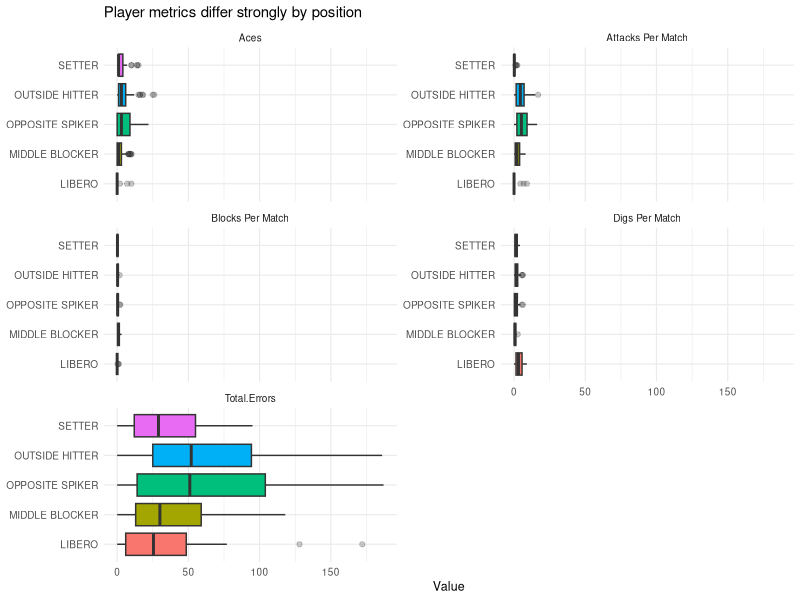
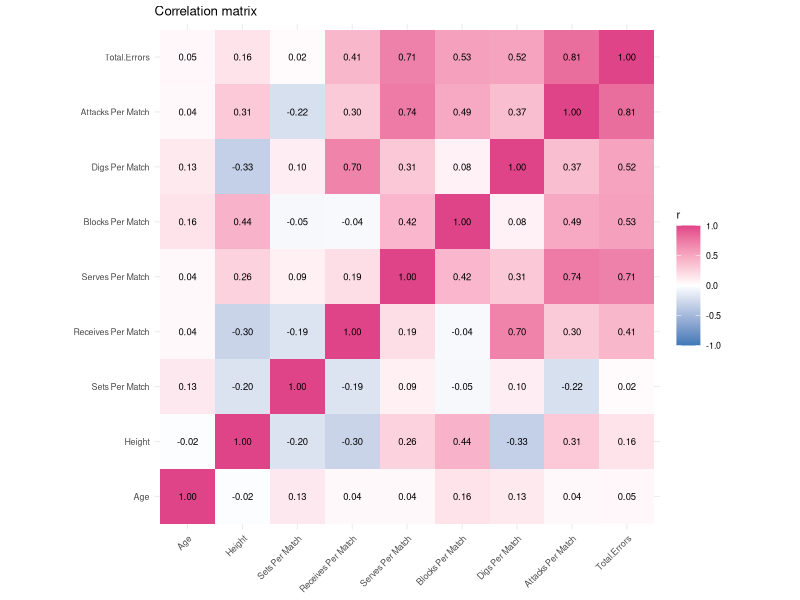
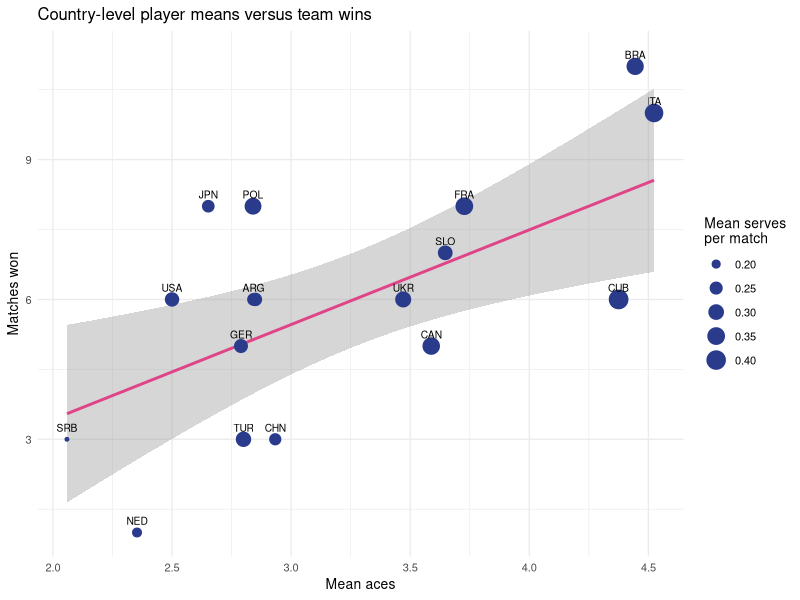

R code for these plots, in order:
# Case Study Exercise 2: Volleyball Player Statistics
# Author: Indudhara Swamy Vivekananda (4106839)

seed <- 366
set.seed(seed)

suppressPackageStartupMessages({
  library(dplyr)
  library(tidyr)
  library(ggplot2)
  library(readr)
})
dir.create("outputs/exercise2", recursive = TRUE, showWarnings = FALSE)

players <- read.csv("data/playerStats.csv", check.names = FALSE, fileEncoding = "UTF-8") %>%
  mutate(Height = parse_number(Height))
error_columns <- grep("Errors$", names(players), value = TRUE)
players <- players %>% mutate(Total.Errors = rowSums(across(all_of(error_columns))))
write.csv(players, "outputs/exercise2/playerStats_enriched.csv", row.names = FALSE)

# Variable overview and descriptive statistics for every numeric variable.
overview <- tibble(variable = names(players), class = vapply(players, function(x) class(x)[1], character(1)),
                   n_unique = vapply(players, dplyr::n_distinct, integer(1)),
                   n_missing = vapply(players, function(x) sum(is.na(x)), integer(1)))
write.csv(overview, "outputs/exercise2/variable_overview.csv", row.names = FALSE)

numeric_summary <- players %>% summarise(across(where(is.numeric), list(
  n = ~sum(!is.na(.x)), mean = ~mean(.x, na.rm=TRUE), sd = ~sd(.x, na.rm=TRUE),
  median = ~median(.x, na.rm=TRUE), q1 = ~quantile(.x,.25,na.rm=TRUE),
  q3 = ~quantile(.x,.75,na.rm=TRUE), min = ~min(.x,na.rm=TRUE), max = ~max(.x,na.rm=TRUE)
))) %>% pivot_longer(everything(), names_to=c("variable","statistic"), names_pattern="(.*)_(n|mean|sd|median|q1|q3|min|max)$") %>%
  pivot_wider(names_from=statistic, values_from=value)
write.csv(numeric_summary, "outputs/exercise2/descriptive_statistics.csv", row.names=FALSE)

# Position-specific distributions reveal role specialisation.
position_long <- players %>% select(Position, `Aces`, `Blocks Per Match`, `Digs Per Match`,
                                    `Attacks Per Match`, Total.Errors) %>%
  pivot_longer(-Position, names_to="Metric", values_to="Value")
p_position <- ggplot(position_long, aes(Position, Value, fill=Position)) +
  geom_boxplot(outlier.alpha=.25) + facet_wrap(~Metric, scales="free_y", ncol=2) +
  coord_flip() + guides(fill="none") + labs(title="Player metrics differ strongly by position", x=NULL) +
  theme_minimal(base_size=9)
ggsave("outputs/exercise2/position_profiles.pdf", p_position, width=7.2, height=7.0)

# Correlation heatmap for a non-redundant set of interpretable numeric variables.
corr_vars <- c("Age","Height","Sets Per Match","Receives Per Match","Serves Per Match",
               "Blocks Per Match","Digs Per Match","Attacks Per Match","Total.Errors")
cormat <- cor(players[, corr_vars], use="pairwise.complete.obs")
corr_df <- as.data.frame(as.table(cormat))
p_corr <- ggplot(corr_df, aes(Var1, Var2, fill=Freq)) +
  geom_tile() + geom_text(aes(label=sprintf("%.2f",Freq)), size=2.4) +
  scale_fill_gradient2(low="#3F79B7", mid="white", high="#E04488", midpoint=0, limits=c(-1,1)) +
  coord_equal() + labs(title="Correlation matrix", x=NULL, y=NULL, fill="r") +
  theme_minimal(base_size=8) + theme(axis.text.x=element_text(angle=45,hjust=1))
ggsave("outputs/exercise2/correlation_matrix.pdf", p_corr, width=7.2, height=6.2)

# Univariate outliers: Tukey's 1.5-IQR fences for each numeric column.
num_names <- names(players)[vapply(players, is.numeric, logical(1))]
outlier_rows <- lapply(num_names, function(v) {
  x <- players[[v]]; q <- quantile(x,c(.25,.75),na.rm=TRUE); i <- q[2]-q[1]
  flag <- x < q[1]-1.5*i | x > q[2]+1.5*i
  tibble(variable=v, n_outliers=sum(flag,na.rm=TRUE), pct_outliers=100*mean(flag,na.rm=TRUE),
         lower=q[1]-1.5*i, upper=q[2]+1.5*i)
})
univariate_outliers <- bind_rows(outlier_rows)
write.csv(univariate_outliers,"outputs/exercise2/univariate_outliers.csv",row.names=FALSE)

# Multivariate outliers: position-conditional distances avoid treating legitimate role specialisation as anomalous.
mv_vars <- c("Age","Height","Sets Per Match","Receives Per Match","Serves Per Match",
             "Blocks Per Match","Digs Per Match","Attacks Per Match")
cutoff <- qchisq(.99, df=length(mv_vars))
mv_outliers <- players %>% group_by(Position) %>% group_modify(function(dat,key) {
  z <- scale(dat[,mv_vars])
  d2 <- mahalanobis(z, center=colMeans(z), cov=cov(z))
  dat %>% transmute(`Player Name`, Team, mahalanobis=d2,
                    cutoff=cutoff, outlier=d2>cutoff)
}) %>% ungroup() %>% arrange(desc(mahalanobis))
write.csv(mv_outliers,"outputs/exercise2/multivariate_outliers.csv",row.names=FALSE)

# Country means and comparison with official team statistics.
team_code <- c(ARG="Argentina",BRA="Brazil",BUL="Bulgaria",CAN="Canada",CHN="China",CUB="Cuba",
 FRA="France",GER="Germany",IRI="Iran",ITA="Italy",JPN="Japan",NED="Netherlands",POL="Poland",
 SLO="Slovenia",SRB="Serbia",TUR="Turkiye",UKR="Ukraine",USA="USA")
country_means <- players %>% group_by(Team) %>% summarise(across(where(is.numeric), mean), .groups="drop") %>%
  mutate(Team.Name=unname(team_code[Team]), Team.Key=if_else(Team=="TUR","TURKEY",iconv(Team.Name,to="ASCII//TRANSLIT")))
team_stats <- read.csv("data/teamStats.csv",check.names=FALSE,fileEncoding="UTF-8")
comparison <- country_means %>% left_join(team_stats %>% mutate(Team.Key=if_else(Rank==16,"TURKEY",iconv(Team,to="ASCII//TRANSLIT"))), by="Team.Key", suffix=c("",".Official"))
write.csv(comparison,"outputs/exercise2/country_means_team_comparison.csv",row.names=FALSE)

p_team <- ggplot(comparison,aes(Aces,Won,label=Team)) +
  geom_smooth(aes(x=Aces,y=Won,group=1),inherit.aes=FALSE,method="lm",se=TRUE,colour="#E04488") + geom_point(aes(size=`Serves Per Match`),colour="#2B3B8C") +
  geom_text(nudge_y=.25,size=2.6,check_overlap=TRUE) +
  labs(title="Country-level player means versus team wins",x="Mean aces",y="Matches won",size="Mean serves\nper match") +
  theme_minimal(base_size=10)
ggsave("outputs/exercise2/team_comparison.pdf",p_team,width=6.3,height=4.6)

# Exactly one best and worst record per position; ties are resolved by player name.
ranked <- players %>% arrange(Position,Total.Errors,`Player Name`)
best <- ranked %>% group_by(Position) %>% slice_min(Total.Errors,n=1,with_ties=FALSE) %>% mutate(Category="Best")
worst <- ranked %>% group_by(Position) %>% slice_max(Total.Errors,n=1,with_ties=FALSE) %>% mutate(Category="Worst")
best_worst <- bind_rows(best,worst) %>% select(Position,Category,`Player Name`,Team,Total.Errors) %>% arrange(Position,Category)
write.csv(best_worst,"outputs/exercise2/best_worst_by_position.csv",row.names=FALSE)

team_cor <- cor(comparison$Aces,comparison$Won)
serve_cor <- cor(comparison$`Serves Per Match`,comparison$Won)
writeLines(c(sprintf("n_players=%d",nrow(players)),sprintf("n_numeric=%d",length(num_names)),
 sprintf("mv_outliers_99pct=%d",sum(mv_outliers$outlier)),sprintf("corr_country_aces_wins=%.4f",team_cor),sprintf("corr_country_serves_wins=%.4f",serve_cor)),
 "outputs/exercise2/key_results.txt")
